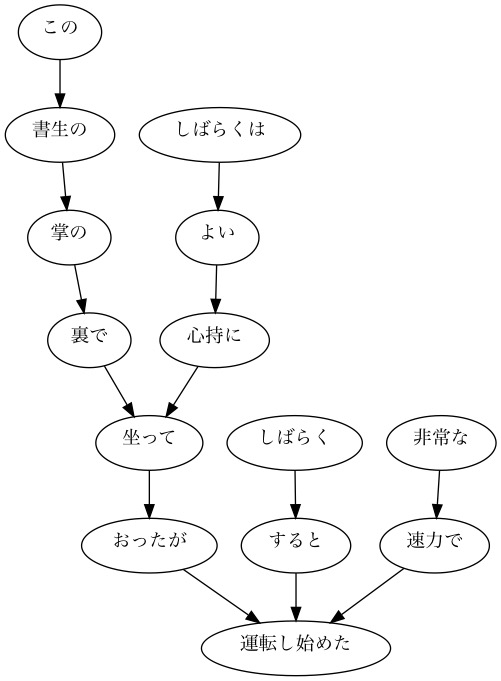

This chart was generated by the following Python code:
# -*- coding: utf-8 -*-
import knock41
import pydot

sentences = knock41.sentences
def graph(sentence):
    edges = []
    for s in sentence:
        if s.srcs != -1:
            if s.rm_symbol_phrase() == '':
                continue
            pair = (s.rm_symbol_phrase(), sentence[s.srcs].rm_symbol_phrase())
            edges.append(pair)
    g=pydot.graph_from_edges(edges, directed=True)
    g.write_jpeg('knock44.jpg', prog='dot')

graph(sentence=sentences[4])
